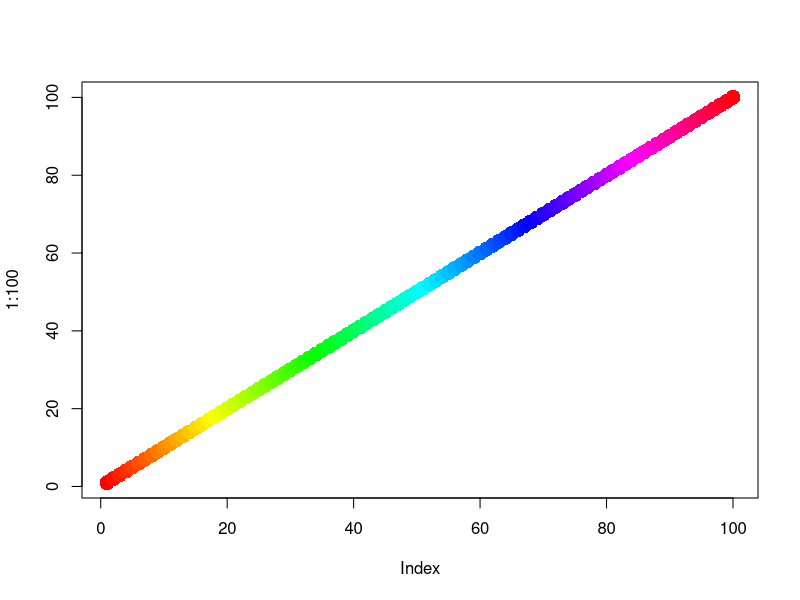
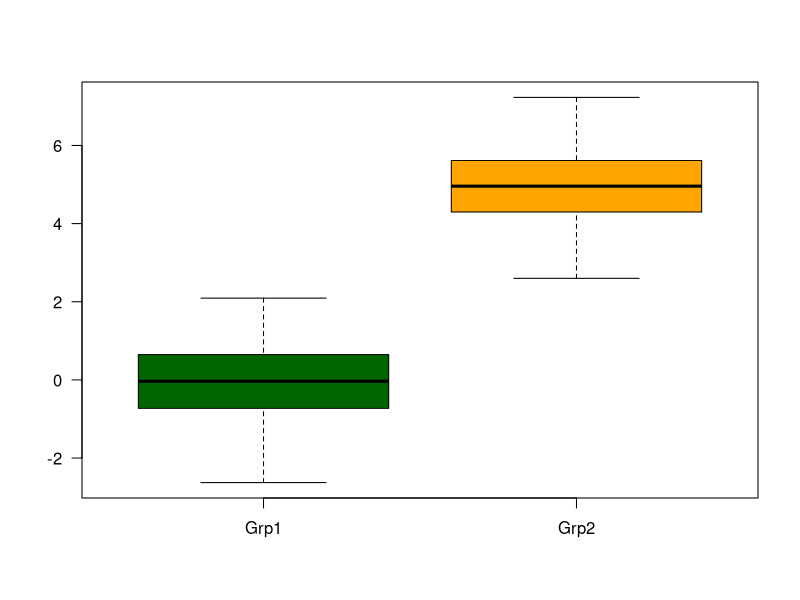

Generate these figures, in order, with R:
#this is test script
for(i in 1:10)
{cat("This is number",i,"\n")}

plot(1:100,col=rainbow(100),pch=16,cex=2)

boxplot(rnorm(200,mean=0,sd=1),rnorm(200,mean=5,sd=1),names=c("Grp1","Grp2"),col=c("darkgreen","orange"),las=1)
